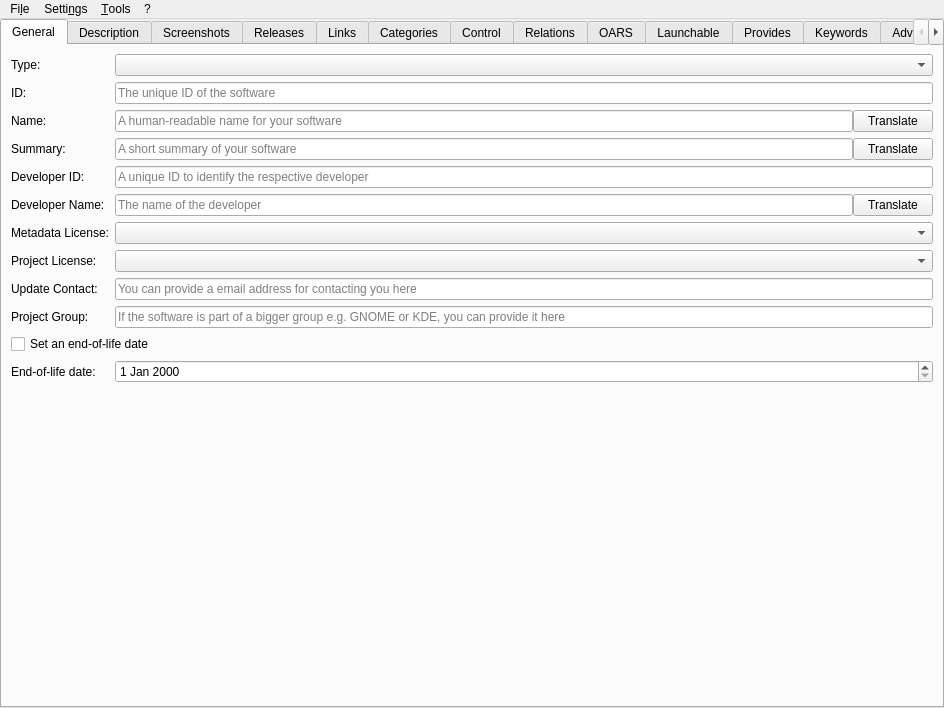
<?xml version="1.0" encoding="UTF-8"?>
<ui version="4.0">
 <class>MainWindow</class>
 <widget class="QMainWindow" name="MainWindow">
  <property name="geometry">
   <rect>
    <x>0</x>
    <y>0</y>
    <width>944</width>
    <height>708</height>
   </rect>
  </property>
  <property name="windowTitle">
   <string notr="true">jdAppStreamEdit</string>
  </property>
  <property name="documentMode">
   <bool>false</bool>
  </property>
  <widget class="QWidget" name="centralwidget">
   <layout class="QHBoxLayout" name="horizontalLayout">
    <property name="leftMargin">
     <number>0</number>
    </property>
    <property name="topMargin">
     <number>0</number>
    </property>
    <property name="rightMargin">
     <number>0</number>
    </property>
    <property name="bottomMargin">
     <number>0</number>
    </property>
    <item>
     <widget class="QTabWidget" name="main_tab_widget">
      <property name="currentIndex">
       <number>0</number>
      </property>
      <widget class="QWidget" name="tab">
       <attribute name="title">
        <string>General</string>
       </attribute>
       <layout class="QFormLayout" name="formLayout">
        <item row="0" column="0">
         <widget class="QLabel" name="label_22">
          <property name="text">
           <string>Type:</string>
          </property>
         </widget>
        </item>
        <item row="0" column="1">
         <widget class="QComboBox" name="component_type_box">
          <property name="sizePolicy">
           <sizepolicy hsizetype="Expanding" vsizetype="Fixed">
            <horstretch>0</horstretch>
            <verstretch>0</verstretch>
           </sizepolicy>
          </property>
         </widget>
        </item>
        <item row="1" column="0">
         <widget class="QLabel" name="label">
          <property name="text">
           <string>ID:</string>
          </property>
         </widget>
        </item>
        <item row="1" column="1">
         <widget class="QLineEdit" name="id_edit">
          <property name="placeholderText">
           <string>The unique ID of the software</string>
          </property>
         </widget>
        </item>
        <item row="2" column="0">
         <widget class="QLabel" name="label_2">
          <property name="text">
           <string>Name:</string>
          </property>
         </widget>
        </item>
        <item row="2" column="1">
         <layout class="QHBoxLayout" name="horizontalLayout_6">
          <property name="spacing">
           <number>0</number>
          </property>
          <item>
           <widget class="QLineEdit" name="name_edit">
            <property name="text">
             <string/>
            </property>
            <property name="placeholderText">
             <string>A human-readable name for your software</string>
            </property>
           </widget>
          </item>
          <item>
           <widget class="QPushButton" name="translate_name_button">
            <property name="text">
             <string>Translate</string>
            </property>
           </widget>
          </item>
         </layout>
        </item>
        <item row="3" column="0">
         <widget class="QLabel" name="label_7">
          <property name="text">
           <string>Summary:</string>
          </property>
         </widget>
        </item>
        <item row="3" column="1">
         <layout class="QHBoxLayout" name="horizontalLayout_7">
          <property name="spacing">
           <number>0</number>
          </property>
          <item>
           <widget class="QLineEdit" name="summary_edit">
            <property name="placeholderText">
             <string>A short summary of your software</string>
            </property>
           </widget>
          </item>
          <item>
           <widget class="QPushButton" name="translate_summary_button">
            <property name="text">
             <string>Translate</string>
            </property>
           </widget>
          </item>
         </layout>
        </item>
        <item row="4" column="0">
         <widget class="QLabel" name="label_23">
          <property name="text">
           <string>Developer ID:</string>
          </property>
         </widget>
        </item>
        <item row="4" column="1">
         <widget class="QLineEdit" name="developer_id_edit">
          <property name="placeholderText">
           <string>A unique ID to identify the respective developer</string>
          </property>
         </widget>
        </item>
        <item row="5" column="0">
         <widget class="QLabel" name="label_8">
          <property name="text">
           <string>Developer Name:</string>
          </property>
         </widget>
        </item>
        <item row="5" column="1">
         <layout class="QHBoxLayout" name="horizontalLayout_9">
          <property name="spacing">
           <number>0</number>
          </property>
          <item>
           <widget class="QLineEdit" name="developer_name_edit">
            <property name="placeholderText">
             <string>The name of the developer</string>
            </property>
           </widget>
          </item>
          <item>
           <widget class="QPushButton" name="translate_developer_name_button">
            <property name="text">
             <string>Translate</string>
            </property>
           </widget>
          </item>
         </layout>
        </item>
        <item row="6" column="0">
         <widget class="QLabel" name="label_3">
          <property name="text">
           <string>Metadata License:</string>
          </property>
         </widget>
        </item>
        <item row="6" column="1">
         <widget class="QComboBox" name="metadata_license_box">
          <property name="sizePolicy">
           <sizepolicy hsizetype="Expanding" vsizetype="Fixed">
            <horstretch>0</horstretch>
            <verstretch>0</verstretch>
           </sizepolicy>
          </property>
         </widget>
        </item>
        <item row="7" column="0">
         <widget class="QLabel" name="label_4">
          <property name="text">
           <string>Project License:</string>
          </property>
         </widget>
        </item>
        <item row="7" column="1">
         <widget class="QComboBox" name="project_license_box">
          <property name="sizePolicy">
           <sizepolicy hsizetype="Expanding" vsizetype="Fixed">
            <horstretch>0</horstretch>
            <verstretch>0</verstretch>
           </sizepolicy>
          </property>
          <property name="editable">
           <bool>false</bool>
          </property>
         </widget>
        </item>
        <item row="8" column="0">
         <widget class="QLabel" name="label_5">
          <property name="text">
           <string>Update Contact:</string>
          </property>
         </widget>
        </item>
        <item row="8" column="1">
         <widget class="QLineEdit" name="update_contact_edit">
          <property name="placeholderText">
           <string>You can provide a email address for contacting you here</string>
          </property>
         </widget>
        </item>
        <item row="9" column="0">
         <widget class="QLabel" name="label_6">
          <property name="text">
           <string>Project Group:</string>
          </property>
         </widget>
        </item>
        <item row="9" column="1">
         <widget class="QLineEdit" name="project_group_edit">
          <property name="placeholderText">
           <string>If the software is part of a bigger group e.g. GNOME or KDE, you can provide it here</string>
          </property>
         </widget>
        </item>
        <item row="10" column="0" colspan="2">
         <widget class="QCheckBox" name="end_of_life_check_box">
          <property name="text">
           <string>Set an end-of-life date</string>
          </property>
         </widget>
        </item>
        <item row="12" column="0">
         <widget class="QLabel" name="end_of_life_label">
          <property name="text">
           <string>End-of-life date:</string>
          </property>
         </widget>
        </item>
        <item row="12" column="1">
         <widget class="QDateEdit" name="end_of_life_date_edit"/>
        </item>
       </layout>
      </widget>
      <widget class="QWidget" name="description_tab">
       <attribute name="title">
        <string>Description</string>
       </attribute>
       <layout class="QVBoxLayout" name="description_layout">
        <property name="leftMargin">
         <number>0</number>
        </property>
        <property name="topMargin">
         <number>0</number>
        </property>
        <property name="rightMargin">
         <number>0</number>
        </property>
        <property name="bottomMargin">
         <number>0</number>
        </property>
       </layout>
      </widget>
      <widget class="QWidget" name="tab_2">
       <attribute name="title">
        <string>Screenshots</string>
       </attribute>
       <layout class="QVBoxLayout" name="verticalLayout">
        <item>
         <widget class="QTableWidget" name="screenshot_table">
          <property name="selectionBehavior">
           <enum>QAbstractItemView::SelectionBehavior::SelectRows</enum>
          </property>
          <property name="rowCount">
           <number>0</number>
          </property>
          <property name="columnCount">
           <number>4</number>
          </property>
          <column>
           <property name="text">
            <string>URL</string>
           </property>
          </column>
          <column>
           <property name="text">
            <string>Default</string>
           </property>
          </column>
          <column>
           <property name="text">
            <string>Edit</string>
           </property>
          </column>
          <column>
           <property name="text">
            <string>Remove</string>
           </property>
          </column>
         </widget>
        </item>
        <item>
         <layout class="QHBoxLayout" name="horizontalLayout_2">
          <item>
           <widget class="QPushButton" name="screenshot_add_button">
            <property name="text">
             <string>Add</string>
            </property>
           </widget>
          </item>
          <item>
           <widget class="QPushButton" name="check_screenshot_url_button">
            <property name="text">
             <string>Check Image URLs</string>
            </property>
           </widget>
          </item>
         </layout>
        </item>
       </layout>
      </widget>
      <widget class="QWidget" name="releases_tab">
       <attribute name="title">
        <string>Releases</string>
       </attribute>
       <layout class="QVBoxLayout" name="releases_layout">
        <item>
         <widget class="QRadioButton" name="internal_releases_radio_button">
          <property name="text">
           <string>Internal</string>
          </property>
         </widget>
        </item>
        <item>
         <widget class="QLabel" name="releases_widget_placeholder">
          <property name="text">
           <string notr="true">Releases Widget Placeholder</string>
          </property>
          <property name="alignment">
           <set>Qt::AlignmentFlag::AlignCenter</set>
          </property>
         </widget>
        </item>
        <item>
         <widget class="QRadioButton" name="external_releases_radio_button">
          <property name="text">
           <string>External</string>
          </property>
         </widget>
        </item>
        <item>
         <layout class="QHBoxLayout" name="horizontalLayout_3">
          <item>
           <widget class="QLabel" name="external_releases_url_label">
            <property name="text">
             <string>URL:</string>
            </property>
           </widget>
          </item>
          <item>
           <widget class="QLineEdit" name="external_releases_url_edit"/>
          </item>
         </layout>
        </item>
       </layout>
      </widget>
      <widget class="QWidget" name="tab_3">
       <attribute name="title">
        <string>Links</string>
       </attribute>
       <layout class="QVBoxLayout" name="verticalLayout_3">
        <item>
         <layout class="QFormLayout" name="formLayout_2">
          <item row="0" column="0">
           <widget class="QLabel" name="homepage_url_label">
            <property name="text">
             <string>Homepage:</string>
            </property>
           </widget>
          </item>
          <item row="0" column="1">
           <widget class="QLineEdit" name="homepage_url_edit">
            <property name="placeholderText">
             <string>Should be a link to the upstream homepage for the component</string>
            </property>
           </widget>
          </item>
          <item row="1" column="0">
           <widget class="QLabel" name="bugtracker_url_label">
            <property name="text">
             <string>Bugtracker:</string>
            </property>
           </widget>
          </item>
          <item row="1" column="1">
           <widget class="QLineEdit" name="bugtracker_url_edit">
            <property name="placeholderText">
             <string>Should point to the software's bug tracking system, for users to report new bugs</string>
            </property>
           </widget>
          </item>
          <item row="2" column="0">
           <widget class="QLabel" name="faq_url_label">
            <property name="text">
             <string>FAQ:</string>
            </property>
           </widget>
          </item>
          <item row="2" column="1">
           <widget class="QLineEdit" name="faq_url_edit">
            <property name="placeholderText">
             <string>Should link a FAQ page for this software, to answer some of the most-asked questions in detail</string>
            </property>
           </widget>
          </item>
          <item row="3" column="0">
           <widget class="QLabel" name="help_url_label">
            <property name="text">
             <string>Help:</string>
            </property>
           </widget>
          </item>
          <item row="3" column="1">
           <widget class="QLineEdit" name="help_url_edit">
            <property name="placeholderText">
             <string>Should provide a web link to an online user's reference, a software manual or help page</string>
            </property>
           </widget>
          </item>
          <item row="4" column="0">
           <widget class="QLabel" name="donation_url_label">
            <property name="text">
             <string>Donation:</string>
            </property>
           </widget>
          </item>
          <item row="4" column="1">
           <widget class="QLineEdit" name="donation_url_edit">
            <property name="placeholderText">
             <string>URLs of this type should point to a webpage showing information on how to donate to the described software project</string>
            </property>
           </widget>
          </item>
          <item row="5" column="0">
           <widget class="QLabel" name="translate_url_label">
            <property name="text">
             <string>Translate:</string>
            </property>
           </widget>
          </item>
          <item row="5" column="1">
           <widget class="QLineEdit" name="translate_url_edit">
            <property name="placeholderText">
             <string>URLs of this type should point to a webpage where users can submit or modify translations of the upstream project</string>
            </property>
           </widget>
          </item>
          <item row="6" column="0">
           <widget class="QLabel" name="contact_url_label">
            <property name="text">
             <string>Contact:</string>
            </property>
           </widget>
          </item>
          <item row="6" column="1">
           <widget class="QLineEdit" name="contact_url_edit">
            <property name="placeholderText">
             <string>URLs of this type should allow the user to contact the developer</string>
            </property>
           </widget>
          </item>
          <item row="7" column="0">
           <widget class="QLabel" name="vcs_browser_url_label">
            <property name="text">
             <string>Sourcecode:</string>
            </property>
           </widget>
          </item>
          <item row="7" column="1">
           <widget class="QLineEdit" name="vcs_browser_url_edit">
            <property name="placeholderText">
             <string>URLs of this type should point to a webpage on which the user can browse the sourcecode</string>
            </property>
           </widget>
          </item>
          <item row="8" column="0">
           <widget class="QLabel" name="contribute_url_label">
            <property name="text">
             <string>Contribute:</string>
            </property>
           </widget>
          </item>
          <item row="8" column="1">
           <widget class="QLineEdit" name="contribute_url_edit">
            <property name="placeholderText">
             <string>URLs of this type should point to a webpage showing information on how to contribute to the described software project</string>
            </property>
           </widget>
          </item>
         </layout>
        </item>
        <item>
         <widget class="QPushButton" name="check_links_url_button">
          <property name="maximumSize">
           <size>
            <width>16777215</width>
            <height>16777215</height>
           </size>
          </property>
          <property name="text">
           <string>Check URLs</string>
          </property>
         </widget>
        </item>
        <item>
         <spacer name="verticalSpacer">
          <property name="orientation">
           <enum>Qt::Orientation::Vertical</enum>
          </property>
          <property name="sizeHint" stdset="0">
           <size>
            <width>20</width>
            <height>40</height>
           </size>
          </property>
         </spacer>
        </item>
       </layout>
      </widget>
      <widget class="QWidget" name="tab_5">
       <attribute name="title">
        <string>Categories</string>
       </attribute>
       <layout class="QVBoxLayout" name="verticalLayout_4">
        <item>
         <widget class="QListWidget" name="categorie_list">
          <property name="dragDropMode">
           <enum>QAbstractItemView::DragDropMode::InternalMove</enum>
          </property>
         </widget>
        </item>
        <item>
         <layout class="QHBoxLayout" name="horizontalLayout_4">
          <item>
           <widget class="QPushButton" name="categorie_add_button">
            <property name="text">
             <string>Add</string>
            </property>
           </widget>
          </item>
          <item>
           <widget class="QPushButton" name="categorie_remove_button">
            <property name="text">
             <string>Remove</string>
            </property>
           </widget>
          </item>
         </layout>
        </item>
       </layout>
      </widget>
      <widget class="QWidget" name="tab_6">
       <attribute name="title">
        <string>Control</string>
       </attribute>
       <layout class="QVBoxLayout" name="verticalLayout_5">
        <item>
         <widget class="QLabel" name="label_9">
          <property name="text">
           <string>You can select  here, how your Software can be controlled</string>
          </property>
         </widget>
        </item>
        <item>
         <layout class="QHBoxLayout" name="horizontalLayout_5">
          <item>
           <layout class="QFormLayout" name="formLayout_3">
            <item row="0" column="0">
             <widget class="QLabel" name="label_10">
              <property name="text">
               <string>Mouse:</string>
              </property>
             </widget>
            </item>
            <item row="0" column="1">
             <widget class="QComboBox" name="control_box_pointing">
              <property name="maximumSize">
               <size>
                <width>200</width>
                <height>16777215</height>
               </size>
              </property>
             </widget>
            </item>
            <item row="1" column="0">
             <widget class="QLabel" name="label_11">
              <property name="text">
               <string>Keyboard:</string>
              </property>
             </widget>
            </item>
            <item row="1" column="1">
             <widget class="QComboBox" name="control_box_keyboard">
              <property name="maximumSize">
               <size>
                <width>200</width>
                <height>16777215</height>
               </size>
              </property>
             </widget>
            </item>
            <item row="2" column="0">
             <widget class="QLabel" name="label_12">
              <property name="text">
               <string>Command Line:</string>
              </property>
             </widget>
            </item>
            <item row="2" column="1">
             <widget class="QComboBox" name="control_box_console">
              <property name="maximumSize">
               <size>
                <width>200</width>
                <height>16777215</height>
               </size>
              </property>
             </widget>
            </item>
            <item row="3" column="0">
             <widget class="QLabel" name="label_13">
              <property name="text">
               <string>Graphics Tablet:</string>
              </property>
             </widget>
            </item>
            <item row="3" column="1">
             <widget class="QComboBox" name="control_box_tablet">
              <property name="maximumSize">
               <size>
                <width>200</width>
                <height>16777215</height>
               </size>
              </property>
             </widget>
            </item>
            <item row="4" column="0">
             <widget class="QLabel" name="label_14">
              <property name="text">
               <string>Touchscreen:</string>
              </property>
             </widget>
            </item>
            <item row="4" column="1">
             <widget class="QComboBox" name="control_box_touch">
              <property name="maximumSize">
               <size>
                <width>200</width>
                <height>16777215</height>
               </size>
              </property>
             </widget>
            </item>
            <item row="5" column="0">
             <widget class="QLabel" name="label_15">
              <property name="text">
               <string>Gamepad:</string>
              </property>
             </widget>
            </item>
            <item row="5" column="1">
             <widget class="QComboBox" name="control_box_gamepad">
              <property name="maximumSize">
               <size>
                <width>200</width>
                <height>16777215</height>
               </size>
              </property>
             </widget>
            </item>
            <item row="6" column="0">
             <widget class="QLabel" name="label_16">
              <property name="text">
               <string>TV remote:</string>
              </property>
             </widget>
            </item>
            <item row="6" column="1">
             <widget class="QComboBox" name="control_box_tv_remote">
              <property name="maximumSize">
               <size>
                <width>200</width>
                <height>16777215</height>
               </size>
              </property>
             </widget>
            </item>
            <item row="7" column="0">
             <widget class="QLabel" name="label_17">
              <property name="text">
               <string>Voice:</string>
              </property>
             </widget>
            </item>
            <item row="7" column="1">
             <widget class="QComboBox" name="control_box_voice">
              <property name="maximumSize">
               <size>
                <width>200</width>
                <height>16777215</height>
               </size>
              </property>
             </widget>
            </item>
            <item row="8" column="0">
             <widget class="QLabel" name="label_18">
              <property name="text">
               <string>Computer vision:</string>
              </property>
             </widget>
            </item>
            <item row="8" column="1">
             <widget class="QComboBox" name="control_box_vision">
              <property name="sizePolicy">
               <sizepolicy hsizetype="Preferred" vsizetype="Maximum">
                <horstretch>0</horstretch>
                <verstretch>0</verstretch>
               </sizepolicy>
              </property>
              <property name="maximumSize">
               <size>
                <width>200</width>
                <height>16777215</height>
               </size>
              </property>
             </widget>
            </item>
           </layout>
          </item>
         </layout>
        </item>
        <item>
         <spacer name="verticalSpacer_2">
          <property name="orientation">
           <enum>Qt::Orientation::Vertical</enum>
          </property>
          <property name="sizeHint" stdset="0">
           <size>
            <width>20</width>
            <height>40</height>
           </size>
          </property>
         </spacer>
        </item>
       </layout>
      </widget>
      <widget class="QWidget" name="relations_tab">
       <attribute name="title">
        <string>Relations</string>
       </attribute>
       <layout class="QVBoxLayout" name="relations_layout">
        <property name="leftMargin">
         <number>0</number>
        </property>
        <property name="topMargin">
         <number>0</number>
        </property>
        <property name="rightMargin">
         <number>0</number>
        </property>
        <property name="bottomMargin">
         <number>0</number>
        </property>
       </layout>
      </widget>
      <widget class="QWidget" name="oras_tab">
       <attribute name="title">
        <string>OARS</string>
       </attribute>
       <layout class="QVBoxLayout" name="oras_layout">
        <property name="spacing">
         <number>0</number>
        </property>
        <property name="leftMargin">
         <number>0</number>
        </property>
        <property name="topMargin">
         <number>0</number>
        </property>
        <property name="rightMargin">
         <number>0</number>
        </property>
        <property name="bottomMargin">
         <number>0</number>
        </property>
       </layout>
      </widget>
      <widget class="QWidget" name="tab_4">
       <attribute name="title">
        <string>Launchable</string>
       </attribute>
       <layout class="QVBoxLayout" name="verticalLayout_2">
        <item>
         <widget class="QLabel" name="label_19">
          <property name="text">
           <string>Indicates possible methods to launch the software described in this component</string>
          </property>
          <property name="alignment">
           <set>Qt::AlignmentFlag::AlignCenter</set>
          </property>
          <property name="wordWrap">
           <bool>true</bool>
          </property>
         </widget>
        </item>
        <item>
         <widget class="QTableWidget" name="launchable_table">
          <property name="dragDropMode">
           <enum>QAbstractItemView::DragDropMode::InternalMove</enum>
          </property>
          <property name="selectionBehavior">
           <enum>QAbstractItemView::SelectionBehavior::SelectRows</enum>
          </property>
          <column>
           <property name="text">
            <string>Type</string>
           </property>
          </column>
          <column>
           <property name="text">
            <string>Value</string>
           </property>
          </column>
          <column>
           <property name="text">
            <string>Remove</string>
           </property>
          </column>
         </widget>
        </item>
        <item>
         <widget class="QPushButton" name="launchable_add_button">
          <property name="text">
           <string>Add</string>
          </property>
         </widget>
        </item>
       </layout>
      </widget>
      <widget class="QWidget" name="tab_7">
       <attribute name="title">
        <string>Provides</string>
       </attribute>
       <layout class="QVBoxLayout" name="verticalLayout_6">
        <item>
         <widget class="QLabel" name="label_20">
          <property name="text">
           <string>This is for advanced users. For more information take a look at the Appstream documentation.</string>
          </property>
          <property name="alignment">
           <set>Qt::AlignmentFlag::AlignCenter</set>
          </property>
         </widget>
        </item>
        <item>
         <widget class="QTableWidget" name="provides_table">
          <property name="selectionBehavior">
           <enum>QAbstractItemView::SelectionBehavior::SelectRows</enum>
          </property>
          <column>
           <property name="text">
            <string>Type</string>
           </property>
          </column>
          <column>
           <property name="text">
            <string>Value</string>
           </property>
          </column>
          <column>
           <property name="text">
            <string>Remove</string>
           </property>
          </column>
         </widget>
        </item>
        <item>
         <widget class="QPushButton" name="provides_add_button">
          <property name="text">
           <string>Add</string>
          </property>
         </widget>
        </item>
       </layout>
      </widget>
      <widget class="QWidget" name="tab_8">
       <attribute name="title">
        <string>Keywords</string>
       </attribute>
       <layout class="QVBoxLayout" name="verticalLayout_7">
        <item>
         <widget class="QLabel" name="label_21">
          <property name="text">
           <string>You can manage the Keywords for the Software here</string>
          </property>
          <property name="alignment">
           <set>Qt::AlignmentFlag::AlignCenter</set>
          </property>
         </widget>
        </item>
        <item>
         <widget class="QListWidget" name="keyword_list">
          <property name="dragDropMode">
           <enum>QAbstractItemView::DragDropMode::InternalMove</enum>
          </property>
         </widget>
        </item>
        <item>
         <layout class="QHBoxLayout" name="horizontalLayout_8">
          <item>
           <widget class="QPushButton" name="keyword_add_button">
            <property name="text">
             <string>Add</string>
            </property>
           </widget>
          </item>
          <item>
           <widget class="QPushButton" name="keyword_edit_button">
            <property name="text">
             <string>Edit</string>
            </property>
           </widget>
          </item>
          <item>
           <widget class="QPushButton" name="keyword_remove_button">
            <property name="text">
             <string>Remove</string>
            </property>
           </widget>
          </item>
         </layout>
        </item>
       </layout>
      </widget>
      <widget class="QWidget" name="advanced_tab">
       <attribute name="title">
        <string>Advanced</string>
       </attribute>
       <layout class="QHBoxLayout" name="advanced_layout">
        <property name="spacing">
         <number>0</number>
        </property>
        <property name="leftMargin">
         <number>0</number>
        </property>
        <property name="topMargin">
         <number>0</number>
        </property>
        <property name="rightMargin">
         <number>0</number>
        </property>
        <property name="bottomMargin">
         <number>0</number>
        </property>
       </layout>
      </widget>
     </widget>
    </item>
   </layout>
  </widget>
  <widget class="QMenuBar" name="menubar">
   <property name="geometry">
    <rect>
     <x>0</x>
     <y>0</y>
     <width>944</width>
     <height>30</height>
    </rect>
   </property>
   <widget class="QMenu" name="menuFile">
    <property name="title">
     <string>Fi&amp;le</string>
    </property>
    <widget class="QMenu" name="recent_files_menu">
     <property name="title">
      <string>Open &amp;recent</string>
     </property>
     <addaction name="actionPlaceholder"/>
    </widget>
    <widget class="QMenu" name="new_template_file_menu">
     <property name="title">
      <string>Ne&amp;w (from Template)</string>
     </property>
     <addaction name="actionPlaceholder_2"/>
    </widget>
    <addaction name="new_action"/>
    <addaction name="new_desktop_file_action"/>
    <addaction name="new_template_file_menu"/>
    <addaction name="separator"/>
    <addaction name="open_action"/>
    <addaction name="recent_files_menu"/>
    <addaction name="open_url_action"/>
    <addaction name="separator"/>
    <addaction name="save_action"/>
    <addaction name="save_as_action"/>
    <addaction name="separator"/>
    <addaction name="exit_action"/>
   </widget>
   <widget class="QMenu" name="menu">
    <property name="title">
     <string>?</string>
    </property>
    <addaction name="welcome_dialog_action"/>
    <addaction name="documentation_action"/>
    <addaction name="separator"/>
    <addaction name="view_source_action"/>
    <addaction name="report_bug_action"/>
    <addaction name="translate_action"/>
    <addaction name="donate_action"/>
    <addaction name="separator"/>
    <addaction name="about_action"/>
    <addaction name="about_qt_action"/>
   </widget>
   <widget class="QMenu" name="menuSettings">
    <property name="title">
     <string>Setti&amp;ngs</string>
    </property>
    <addaction name="settings_action"/>
    <addaction name="manage_templates_action"/>
    <addaction name="plugins_action"/>
   </widget>
   <widget class="QMenu" name="menuTools">
    <property name="title">
     <string>&amp;Tools</string>
    </property>
    <addaction name="validate_action"/>
    <addaction name="view_xml_action"/>
    <addaction name="preview_gnome_software"/>
    <addaction name="view_catalog_action"/>
    <addaction name="compose_directory_action"/>
    <addaction name="sysinfo_action"/>
   </widget>
   <addaction name="menuFile"/>
   <addaction name="menuSettings"/>
   <addaction name="menuTools"/>
   <addaction name="menu"/>
  </widget>
  <action name="open_action">
   <property name="text">
    <string>&amp;Open</string>
   </property>
   <property name="shortcut">
    <string notr="true">Ctrl+O</string>
   </property>
  </action>
  <action name="save_action">
   <property name="text">
    <string>&amp;Save</string>
   </property>
   <property name="shortcut">
    <string notr="true">Ctrl+S</string>
   </property>
  </action>
  <action name="save_as_action">
   <property name="text">
    <string>Save &amp;As...</string>
   </property>
  </action>
  <action name="about_action">
   <property name="text">
    <string>A&amp;bout</string>
   </property>
  </action>
  <action name="about_qt_action">
   <property name="text">
    <string>About &amp;Qt</string>
   </property>
  </action>
  <action name="exit_action">
   <property name="text">
    <string>&amp;Exit</string>
   </property>
   <property name="shortcut">
    <string notr="true">Ctrl+Q</string>
   </property>
  </action>
  <action name="new_action">
   <property name="text">
    <string>&amp;New</string>
   </property>
   <property name="shortcut">
    <string notr="true">Ctrl+N</string>
   </property>
  </action>
  <action name="settings_action">
   <property name="text">
    <string>&amp;Settings</string>
   </property>
  </action>
  <action name="validate_action">
   <property name="text">
    <string>&amp;Validate</string>
   </property>
  </action>
  <action name="actionPlaceholder">
   <property name="text">
    <string notr="true">&amp;Placeholder</string>
   </property>
  </action>
  <action name="documentation_action">
   <property name="text">
    <string>&amp;AppStream documentation</string>
   </property>
  </action>
  <action name="view_xml_action">
   <property name="text">
    <string>View &amp;XML</string>
   </property>
  </action>
  <action name="preview_gnome_software">
   <property name="text">
    <string>&amp;Preview in Gnome Software</string>
   </property>
  </action>
  <action name="welcome_dialog_action">
   <property name="text">
    <string>&amp;Show welcome dialog</string>
   </property>
  </action>
  <action name="open_url_action">
   <property name="text">
    <string>Open from &amp;URL</string>
   </property>
  </action>
  <action name="new_desktop_file_action">
   <property name="text">
    <string>New (&amp;from .desktop file)</string>
   </property>
  </action>
  <action name="manage_templates_action">
   <property name="text">
    <string>&amp;Manage templates</string>
   </property>
  </action>
  <action name="actionPlaceholder_2">
   <property name="text">
    <string notr="true">&amp;Placeholder</string>
   </property>
  </action>
  <action name="view_source_action">
   <property name="text">
    <string>&amp;View Source</string>
   </property>
  </action>
  <action name="report_bug_action">
   <property name="text">
    <string>&amp;Report Bug</string>
   </property>
  </action>
  <action name="translate_action">
   <property name="text">
    <string>&amp;Translate</string>
   </property>
  </action>
  <action name="donate_action">
   <property name="text">
    <string>&amp;Donate</string>
   </property>
  </action>
  <action name="plugins_action">
   <property name="text">
    <string>&amp;Plugins</string>
   </property>
  </action>
  <action name="compose_directory_action">
   <property name="text">
    <string>&amp;Compose existing Directory</string>
   </property>
  </action>
  <action name="view_catalog_action">
   <property name="text">
    <string>V&amp;iew Catalog</string>
   </property>
  </action>
  <action name="sysinfo_action">
   <property name="text">
    <string>&amp;Sysinfo</string>
   </property>
  </action>
 </widget>
 <resources/>
 <connections/>
</ui>
